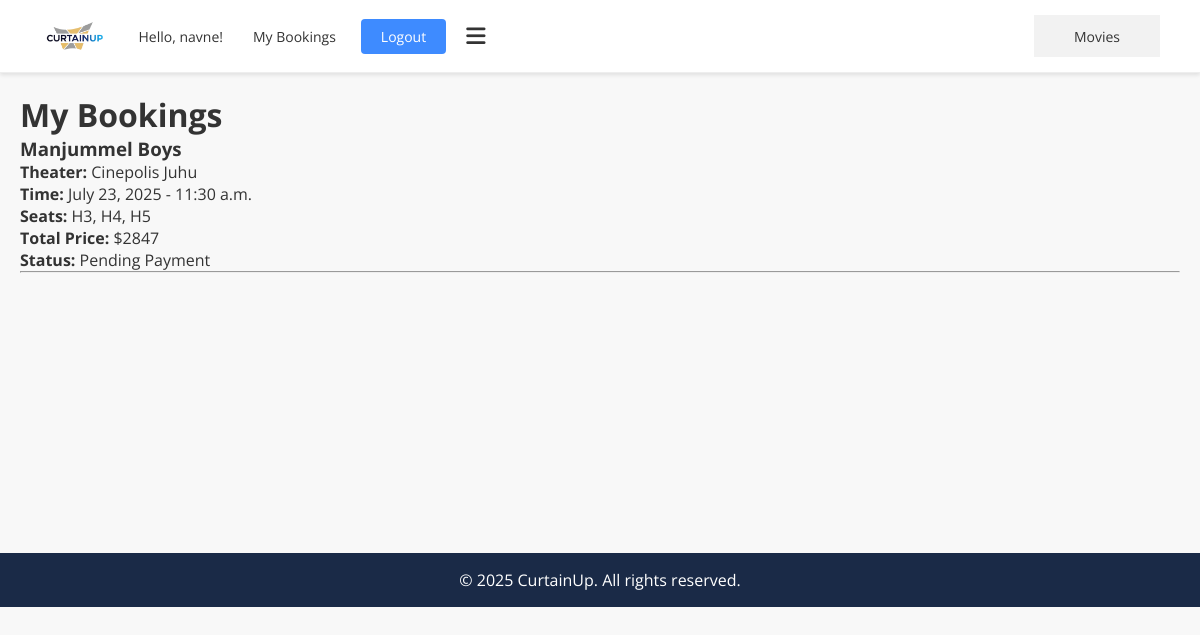
/my-bookings/ (signed in), run on the app's committed database.
### movies/models.py (models this page shows, shortened)
class Booking(models.Model):
    user =models.ForeignKey(User, on_delete=models.CASCADE, related_name="bookings")
    showtime = models.ForeignKey(Showtime, on_delete=models.CASCADE,related_name='bookings')
    seats = models.ManyToManyField(Seat)
    total_price =  models.IntegerField()
    booking_time = models.DateTimeField(auto_now_add=True)
    is_paid = models.BooleanField(default= False)
    class Meta:
        verbose_name = "Booking"
        verbose_name_plural="Bookings"
        ordering= ['booking_time']

class Showtime(models.Model):
    movie = models.ForeignKey(Movie,  on_delete=models.CASCADE, related_name="showtimes")
    screen = models.ForeignKey(Screen, on_delete=models.CASCADE, related_name="showtimes")
    start_time = models.DateTimeField()
    price = models.IntegerField()
    class Meta:
        verbose_name="Showtime"
        verbose_name_plural="Showtimes"
        unique_together= ('screen' , 'start_time')
        ordering = ['start_time', 'screen__theater__theater_name', 'screen__screen_name']

class Movie(models.Model):
    movie_name= models.CharField(max_length=100)
    movie_description = models.TextField()
    duration_minutes = models.IntegerField(help_text="Duration in minutes")
    release_date = models.DateField()
    poster_image = models.ImageField(upload_to='movie_posters/', blank= True, null=True)
    language = models.CharField(max_length=50, default= "Hindi")
    rating =models.CharField(
        max_length=10,
        choices = [
            ('G', 'G - General Audiences'),
            ('PG', 'PG - Parental Guidance Suggested'),
            ('PG-13', 'PG-13 - Parents Strongly Cautioned'),
            ('R', 'R - Restricted'),
        ], blank=True, null=True
    )
    class Meta:
        ordering = ['release_date', 'movie_name']
        verbose_name = "Movie"
        verbose_name_plural = "Movies"

class Screen(models.Model):
    theater= models.ForeignKey('Theater',on_delete=models.CASCADE, related_name='screens')
    screen_name= models.CharField(max_length=100)
    screen_type = models.CharField(
        max_length=50,
        choices= [
            ('2D', '2D'),
            ('3D', '3D'),
            ('IMAX', 'IMAX'),
            ('ScreenX', 'ScreenX'),
            ('Other', 'Other')
        ],
        default='2D',
        blank=True,
        null=True
    )
    class Meta:
        verbose_name = "Screen"
        verbose_name_plural = "Screens"
        unique_together = ('theater', 'screen_name')
        ordering = ['theater__theater_name', 'screen_name']

class Theater(models.Model):
    theater_name= models.CharField(max_length=150, unique=True)
    address = models.TextField()
    city = models.CharField(max_length=100)
    class Meta:
        verbose_name = "Theater"
        verbose_name_plural = "Theaters"
        ordering = ['theater_name']

class Seat(models.Model):
    screen = models.ForeignKey(Screen, on_delete=models.CASCADE, related_name='seats')
    seat_number = models.CharField(max_length=10) # e.g., 'A1', 'B5'
    class Meta:
        unique_together = ('screen', 'seat_number')

### movies/views.py (the view)
# urls.py: path('my-bookings/', my_bookings_view, name='my_bookings'),
@login_required
def my_bookings_view(request):
    bookings = Booking.objects.filter(user=request.user).order_by('-booking_time')
    return render(request, 'my_bookings.html', {'bookings': bookings})

### movies/templates/my_bookings.html
{% extends 'base.html' %}
{% block content %}
  <h1>My Bookings</h1>
  {% for booking in bookings %}
    <div class="booking-card">
      <h3>{{ booking.showtime.movie.movie_name }}</h3>
      <p><strong>Theater:</strong> {{ booking.showtime.screen.theater.theater_name }}</p>
      <p><strong>Time:</strong> {{ booking.showtime.start_time|date:"F d, Y - P" }}</p>
      <p><strong>Seats:</strong>
        {% for seat in booking.seats.all %}
          {{ seat.seat_number }}{% if not forloop.last %}, {% endif %}
        {% endfor %}
      </p>
      <p><strong>Total Price:</strong> ${{ booking.total_price }}</p>
      <p><strong>Status:</strong> {% if booking.is_paid %}Paid{% else %}Pending Payment{% endif %}</p>
    </div>
    <hr>
  {% empty %}
    <p>You have no bookings yet.</p>
  {% endfor %}
{% endblock %}

### movies/templates/base.html (shortened to what this page needs)
{% load static %}
<!DOCTYPE html>
<html lang="en">
<head>
    <link rel="stylesheet" href="https://cdnjs.cloudflare.com/ajax/libs/font-awesome/6.5.1/css/all.min.css">
    <link rel="stylesheet" href="{% static 'css/style.css' %}">
    <link rel="stylesheet" href="https://cdnjs.cloudflare.com/ajax/libs/font-awesome/6.0.0-beta3/css/all.min.css">
</head>
<body>
    <header class="navbar-container">
        <div class="navbar-top">
            <div class="left-section">
                <a href="{% url 'movie_list' %}" class="logo-image-link">
                    <img src="{% static 'images/curtainup-logo.png' %}" alt="CurtainUp Logo" class="curtainup-logo">
                </a>
            <div class="right-section">
                {% if user.is_authenticated %}
                    <span class="welcome-text">Hello, {{ user.username }}!</span>
                    <a href="{% url 'my_bookings' %}" class="plain-link">My Bookings</a>
                    <a href="{% url 'logout' %}" class="call-to-action-btn">Logout</a>
                {% else %}
                    <a href="{% url 'login' %}" class="call-to-action-btn">Sign In</a>
                {% endif %}
                <i class="fas fa-bars menu-icon"></i>
            </div>
        </div>
        <nav class="navbar-bottom">
            <ul>
                <li><a href="{% url 'movie_list' %}">Movies</a></li>
            </ul>
        </nav>
    </header>
    <main>
        {% block content %}{% endblock %}
    </main>
    <footer>
        <p>&copy; 2025 CurtainUp. All rights reserved.</p>
    </footer>
</body>
</html>

### static/css/style.css (style rules this page uses)
:root { --curtainup-dark-blue: #1A2A47; --curtainup-light-blue: #3E8BFF; --curtainup-gold: #D4AF37; --curtainup-gray: #A0A0A0; --curtainup-text-dark: #333333; --curtainup-white: #FFFFFF; --curtainup-off-white: #F8F8F8; --curtainup-light-grey-bg: #F2F2F2; --curtainup-border-light: #EEEEEE; --curtainup-shadow-light: rgba(0, 0, 0, 0.1); --curtainup-shadow-medium: rgba(0, 0, 0, 0.2); }
* { margin: 0; padding: 0; box-sizing: border-box; font-family: 'Open Sans', sans-serif; }
body { background-color: var(--curtainup-off-white); color: var(--curtainup-text-dark); }
.navbar-container { background-color: var(--curtainup-white); box-shadow: 0 2px 4px var(--curtainup-shadow-light); width: 100%; position: sticky; top: 0; z-index: 1000; }
.navbar-top { display: flex; justify-content: space-between; align-items: center; padding: 15px 40px; border-bottom: 1px solid var(--curtainup-border-light); }
.left-section, .right-section { display: flex; align-items: center; }
.logo-image-link { display: flex; align-items: center; margin-right: 30px; }
.curtainup-logo { height: 40px; width: auto; max-height: 50px; }
.call-to-action-btn { background-color: var(--curtainup-light-blue); color: var(--curtainup-white); border: none; padding: 8px 20px; border-radius: 4px; font-size: 14px; cursor: pointer; transition: background-color 0.3s ease; margin-left: 10px; white-space: nowrap; text-decoration: none; display: inline-block; }
.welcome-text { font-size: 14px; color: var(--curtainup-text-dark); margin-right: 15px; white-space: nowrap; }
.plain-link { font-size: 14px; color: var(--curtainup-text-dark); text-decoration: none; margin-left: 15px; margin-right: 15px; white-space: nowrap; transition: color 0.3s ease; }
.menu-icon { font-size: 22px; color: var(--curtainup-text-dark); cursor: pointer; display: none; margin-left: 20px; }
.navbar-bottom { display: flex; justify-content: flex-start; align-items: center; padding: 10px 40px; background-color: var(--curtainup-light-grey-bg); }
.navbar-bottom ul { list-style: none; display: flex; margin: 0; padding: 0; }
.navbar-bottom ul li { margin-right: 25px; }
.navbar-bottom ul li:last-child { margin-right: 0; }
.navbar-bottom ul li a { text-decoration: none; color: var(--curtainup-text-dark); font-size: 14px; transition: color 0.3s ease; white-space: nowrap; }
main { padding: 20px; min-height: 60vh; }
footer { background-color: var(--curtainup-dark-blue); color: var(--curtainup-white); text-align: center; padding: 1em 0; position: relative; bottom: 0; width: 100%; }

### data on the page
Booking: showtime.movie.movie_name "Manjummel Boys", showtime.screen.theater.theater_name "Cinepolis Juhu", showtime.start_time "July 23, 2025 - 11:30 a.m.", total_price "2847", is_paid "Pending Payment"
Seat: seat_number "H3"
Seat: seat_number "H4"
Seat: seat_number "H5"

### other printed values
{{ user.username }} "navne"
